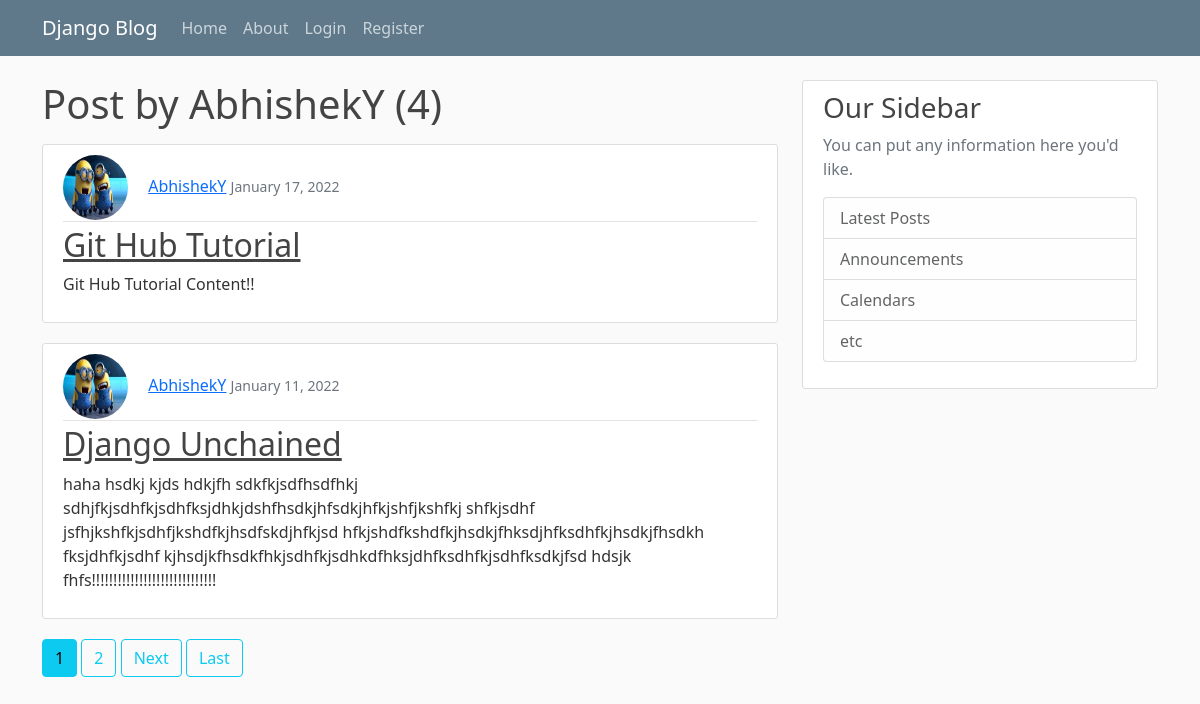
The app's page /user/AbhishekY with its own data.
### blog/models.py (models this page shows, shortened)
class Post(models.Model):
    title = models.CharField(max_length=100)
    content = models.TextField()
    date_posted = models.DateTimeField(default=timezone.now)
    author = models.ForeignKey(User, on_delete=models.CASCADE)

### users/models.py (models this page shows, shortened)
class Profile(models.Model):
    user = models.OneToOneField(User, on_delete=models.CASCADE)
    image = models.ImageField(default="default.jpeg", upload_to="profile_pics")

### blog/views.py (the view)
# urls.py: path('user/<str:username>', views.UserPostListView.as_view(), name='user-posts'),
class UserPostListView(ListView):
    model = Post
    template_name = 'blog/user_posts.html'
    context_object_name = 'posts'
    paginate_by = 2  # to paginate just do this much
    def get_queryset(self):
        user = get_object_or_404(User, username=self.kwargs.get('username'))
        return Post.objects.filter(author=user).order_by('-date_posted')

### blog/templates/blog/user_posts.html (shortened to what this page needs)
{% extends "blog/base.html" %}
{% block content %}
    <h1 class="mb-3"> Post by {{ view.kwargs.username}} ({{ page_obj.paginator.count }})</h1>
    {% for post in posts %}
        <article class="media content-section">
            <div class="media-body">
            <div class="article-metadata">
                <img class="rounded-circle article-img" src="{{ post.author.profile.image.url }}">
                <a class="mr-2" href="{% url 'user-posts' post.author.username %}">{{ post.author }}</a>
                <small class="text-muted" >{{ post.date_posted|date:"F d, Y" }}</small>
            </div>
            <h2><a class="article-title" href=" {% url 'post-detail' post.id %} ">{{ post.title }}</a></h2>
            <p class="article-content">{{ post.content }}</p>
            </div>
        </article>
    {% endfor %}
    {% if is_paginated %}
        {% for num in page_obj.paginator.page_range%}
            {% if page_obj.number == num %}
                <a class="btn btn-info mb-4" href="?page={{num}}"> {{num}} </a>
            {% elif num > page_obj.number|add:'-3' and num < page_obj.number|add:'3' %}
                <a class="btn btn-outline-info mb-4" href="?page={{num}}"> {{num}} </a>
            {% endif %}
        {%endfor%}
        {% if page_obj.has_next %}
            <a class="btn btn-outline-info mb-4" href="?page={{page_obj.next_page_number}}"> Next </a>
            <a class="btn btn-outline-info mb-4" href="?page={{ page_obj.paginator.num_pages}}"> Last </a>
        {% endif %}
    {% endif %}
{% endblock content %}

### blog/templates/blog/base.html (shortened to what this page needs)
{% load static %}
<!DOCTYPE html>
<html>
    <head>
        <link href="https://cdn.jsdelivr.net/npm/bootstrap@5.0.2/dist/css/bootstrap.min.css" rel="stylesheet">
        <link rel="stylesheet" type="text/css" href="{% static 'blog/main.css' %}">
    </head>
    <body>
        <header class="site-header">
            <nav class="navbar navbar-expand-md navbar-dark bg-steel fixed-top">
              <div class="container">
                <a class="navbar-brand mr-4" href="{% url 'blog-home'%}">Django Blog</a>
                <div class="collapse navbar-collapse" id="navbarToggle">
                  <div class="navbar-nav mr-auto">
                    <a class="nav-item nav-link" href="{% url 'blog-home'%}">Home</a>
                    <a class="nav-item nav-link" href="{% url 'blog-about'%}">About</a>
                  </div>
                  <div class="navbar-nav">
                    {% if user.is_authenticated%}
                        <a class="nav-item nav-link" href="{% url 'post-create'%}">New Post</a>
                        <a class="nav-item nav-link" href="{% url 'profile'%}">Profile</a>
                        <a class="nav-item nav-link" href="{% url 'logout'%}">Logout</a>
                    {% else %}
                        <a class="nav-item nav-link" href="{% url 'login'%}">Login</a>
                        <a class="nav-item nav-link" href="{% url 'register'%}">Register</a>
                    {% endif %}
                  </div>
                </div>
              </div>
            </nav>
        </header>
        <main role="main" class="container">
            <div class="row">
              <div class="col-md-8">
                {% block content %} {% endblock %}
              </div>
              <div class="col-md-4">
                <div class="content-section">
                  <h3>Our Sidebar</h3>
                  <p class='text-muted'>You can put any information here you'd like.
                    <ul class="list-group">
                      <li class="list-group-item list-group-item-light">Latest Posts</li>
                      <li class="list-group-item list-group-item-light">Announcements</li>
                      <li class="list-group-item list-group-item-light">Calendars</li>
                      <li class="list-group-item list-group-item-light">etc</li>
                    </ul>
                  </p>
                </div>
              </div>
            </div>
        </main>
    </body>
</html>

### blog/static/blog/main.css (style rules this page uses)
body { background: #fafafa; color: #333333; margin-top: 5rem; }
h1, h2, h3, h4, h5, h6 { color: #444444; }
ul { margin: 0; }
.bg-steel { background-color: #5f788a; }
.site-header .navbar-nav .nav-link { color: #cbd5db; }
.content-section { background: #ffffff; padding: 10px 20px; border: 1px solid #dddddd; border-radius: 3px; margin-bottom: 20px; }
.article-title { color: #444444; }
.article-content { white-space: pre-line; }
.article-img { height: 65px; width: 65px; margin-right: 16px; }
.article-metadata { padding-bottom: 1px; margin-bottom: 4px; border-bottom: 1px solid #e3e3e3 }

### records on screen
Post: author.profile.image (picture), author "AbhishekY", date_posted "January 17, 2022", title "Git Hub Tutorial", content "Git Hub Tutorial Content!!"
Post: author.profile.image (picture), author "AbhishekY", date_posted "January 11, 2022", title "Django Unchained", content "haha hsdkj kjds hdkjfh sdkfkjsdfhsdfhkj sdhjfkjsdhfkjsdhfksjdhkjdshfhsdkjhfsdkjhfkjshfjkshfkj shfkjsdhf jsfhjkshfkjsdhfjkshdfkjhsdfskdjhfkjsd hfkjshdfkshdfkjhsdkjfhksdjhfksdhfkjhsdkjfhsdkh fksjdhfkjsdhf kjhsdjkfhsdkfhkjsdhfkjsdhkdfhksjdhfksdhfkjsdhfksdkjfsd hdsjk fhfs!!!!!!!!!!!!!!!!!!!!!!!!!!!!!"

### other values on screen
{{ view.kwargs.username }} "AbhishekY"
{{ page_obj.paginator.count }} "4"
{{ num }} "1"
{{ num }} "2"
